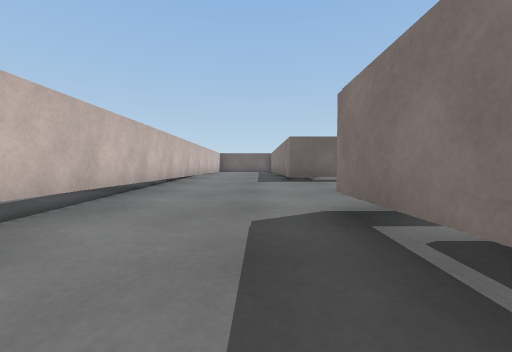
View 1 (above)

24 first-person views from a walk through a scene from a Unity 3-D project. The camera is 0.34 m above the floor, tilts 2° down and sees 90° across. The floor is counted in squares, 0.5 m on a side. Each view is taken from the middle of a square. On the plan, view 1 faces up. The plan holds only what a view shows up to about 9 squares ahead; the rest is blank. The place goes on beyond the plan. Surface patterns are stand-ins for the level's own textures.

View 2
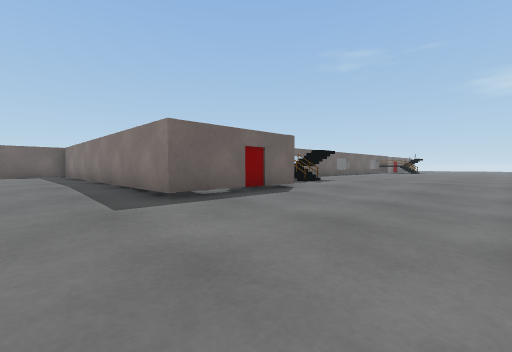

View 3
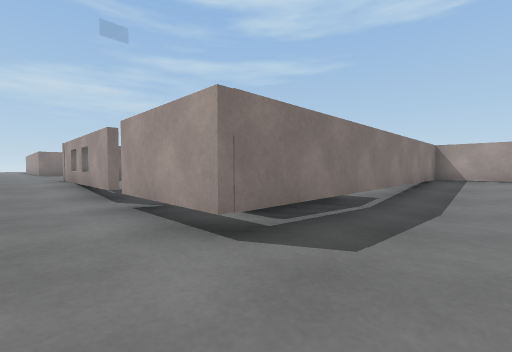

View 4
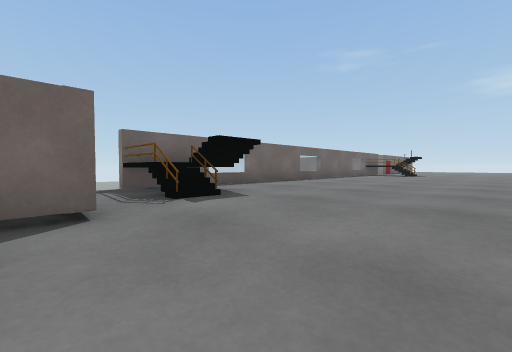

View 5
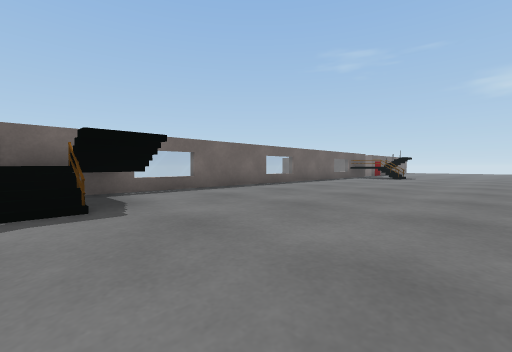

View 6
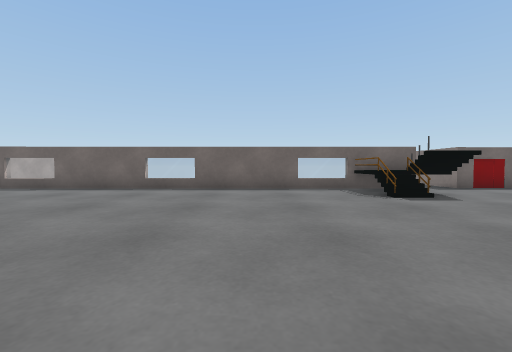

View 7
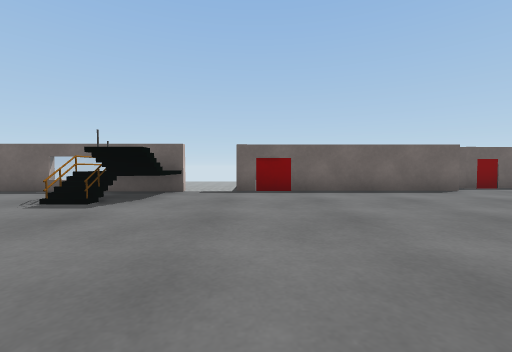

View 8
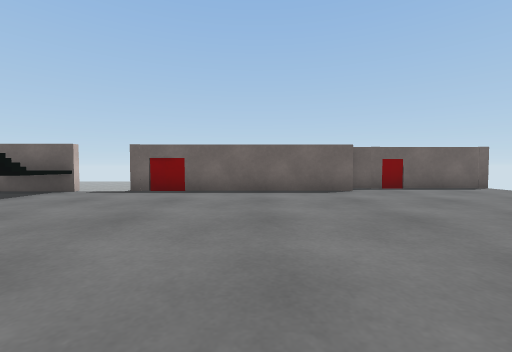

View 9
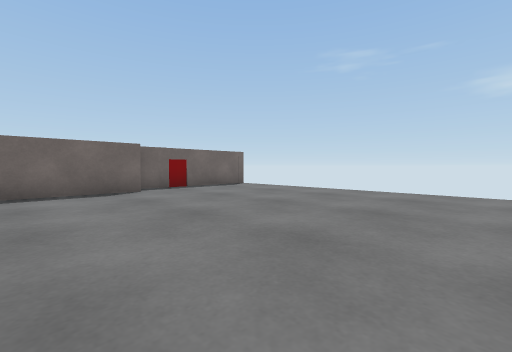

View 10
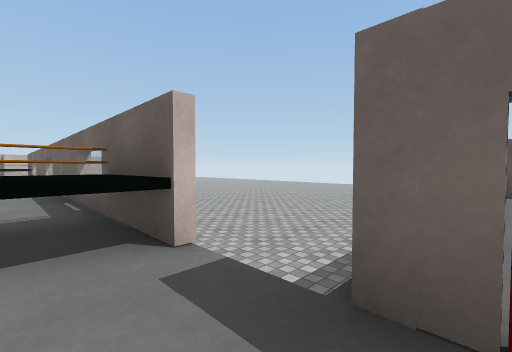

View 11
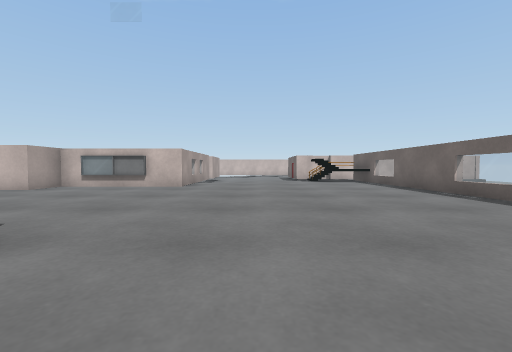

View 12
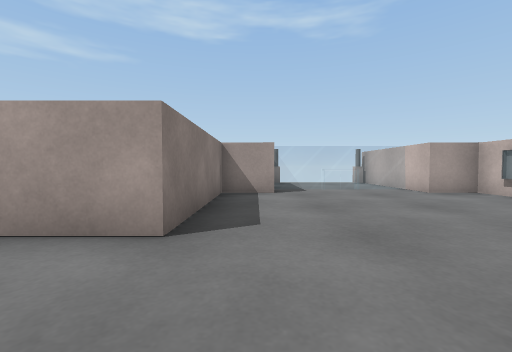

View 13
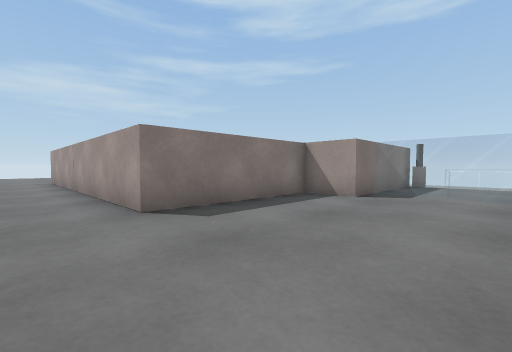

View 14
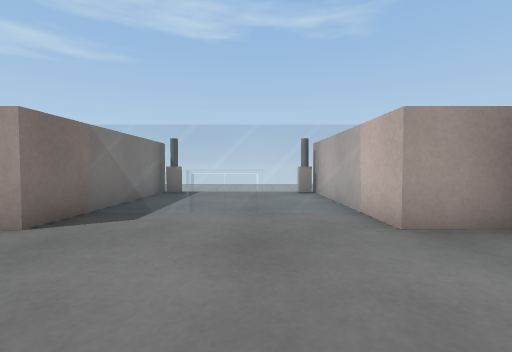

View 15
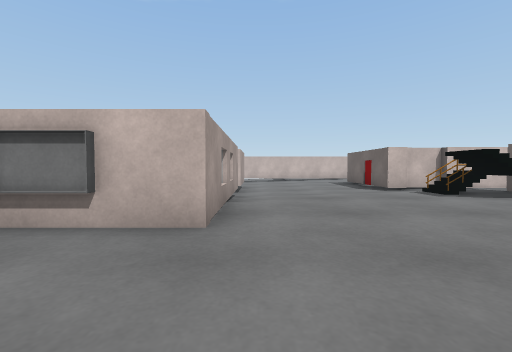

View 16
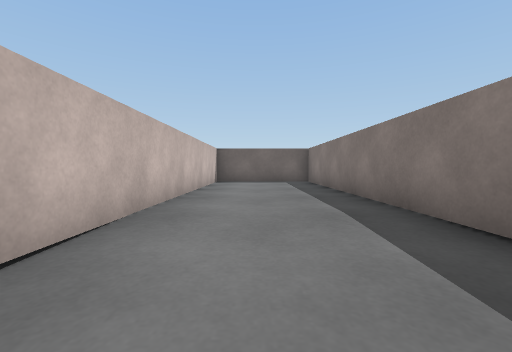

View 17
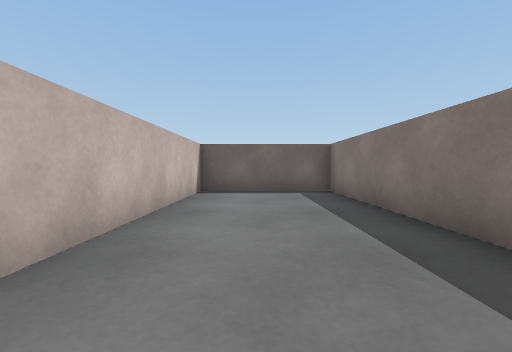

View 18
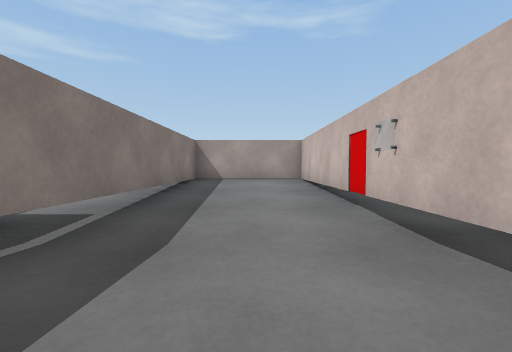

View 19
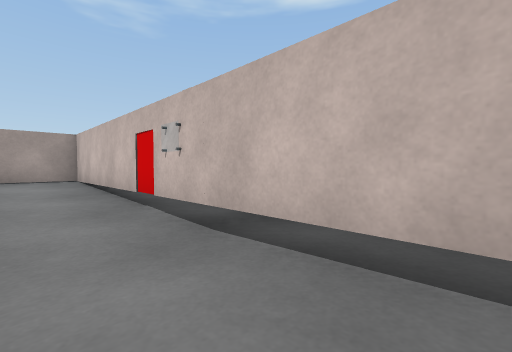

View 20
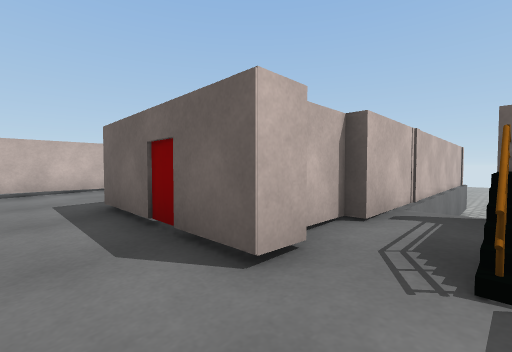

View 21
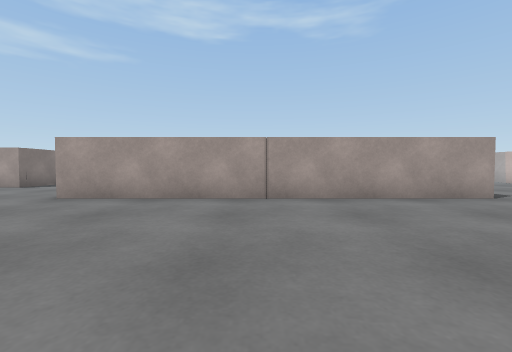

View 22
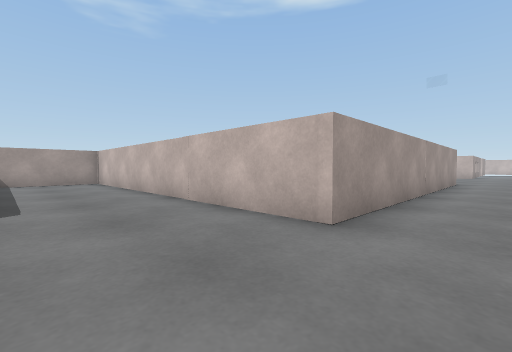

View 23
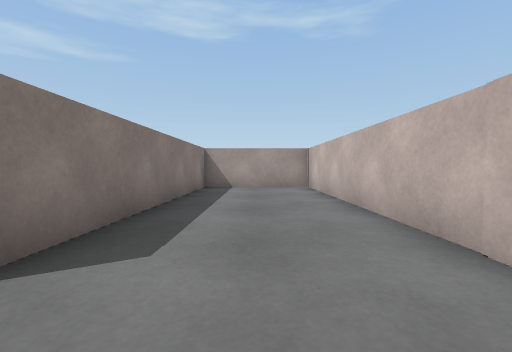

View 24
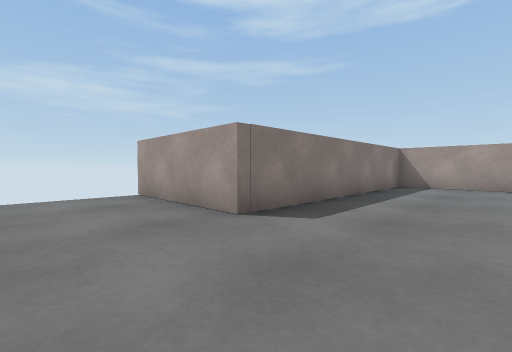

### Floor plan
Key: @ floor where view 1 was taken; # wall or solid block; x gap in a wall; . main floor; - floor 0.05 m lower than the main floor; _ floor 0.1 m lower than the main floor; < floor 0.15 m lower than the main floor; = window, fence, low wall or low ledge; ^ raised ledge; v drop or lower ground.
Columns run from 3 left of view 1 to 33 right of it. Each row starts with its distance up from view 1.
 18 #####   #            vv
 17 #...#   #           vvvv
 16 #...#   #          vvvvv
 15 #...#   #         vvvvvvv
 14 #...#   #          vvvvvv
 13 #...#   #            vvvv
 12 #...#   #                v#    ######
 11 #...#   #^##=###==###=##^v######.....
 10 #...#   #^^^..........^^^...........
  9 #...#  ##x^^..........=x^............
  8 #---#####............................
  7 #--------............................
  6 #--------............................
  5 #---------...........................
  4 #________-...........................
  3 #___######==##......##########.......
  2 #___#        #......#        #.......
  1 #<<<#        =......#        #.......
  0 #<<@#        #......#        #...####
 -1 #<<<#        ##....##        #...#
 -2 #___#         #====#         #...#
 -3 #___#         #vvvv#         #...#
 -4 #---#         #vvvv#         #...#
 -5 #---#         #.vv.#         #...#
 -6 #...#                        #...#
 -7 #####                        #####

Where each view was taken, in squares from view 1:
view 1: 0 up, 0 right, facing up
view 2: 4 up, 1 left, facing up-right
view 3: 5 up, 1 left, facing down-right
view 4: 5 up, 4 right, facing up-right
view 5: 5 up, 6 right, facing up-right
view 6: 3 up, 16 right, facing up
view 7: 4 up, 23 right, facing up
view 8: 4 up, 26 right, facing up
view 9: 4 up, 26 right, facing up-right
view 10: 10 up, 23 right, facing up-left
view 11: 6 up, 19 right, facing left
view 12: 6 up, 16 right, facing down
view 13: 5 up, 13 right, facing down-right
view 14: 2 up, 13 right, facing down
view 15: 4 up, 13 right, facing left
view 16: 8 up, 1 left, facing up
view 17: 11 up, 1 left, facing up
view 18: 2 up, 1 left, facing down
view 19: 2 up, 1 left, facing down-left
view 20: 7 up, 6 right, facing up-left
view 21: 9 up, 22 right, facing down
view 22: 5 up, 29 right, facing down-left
view 23: 2 up, 28 right, facing down
view 24: 3 up, 27 right, facing down-right
